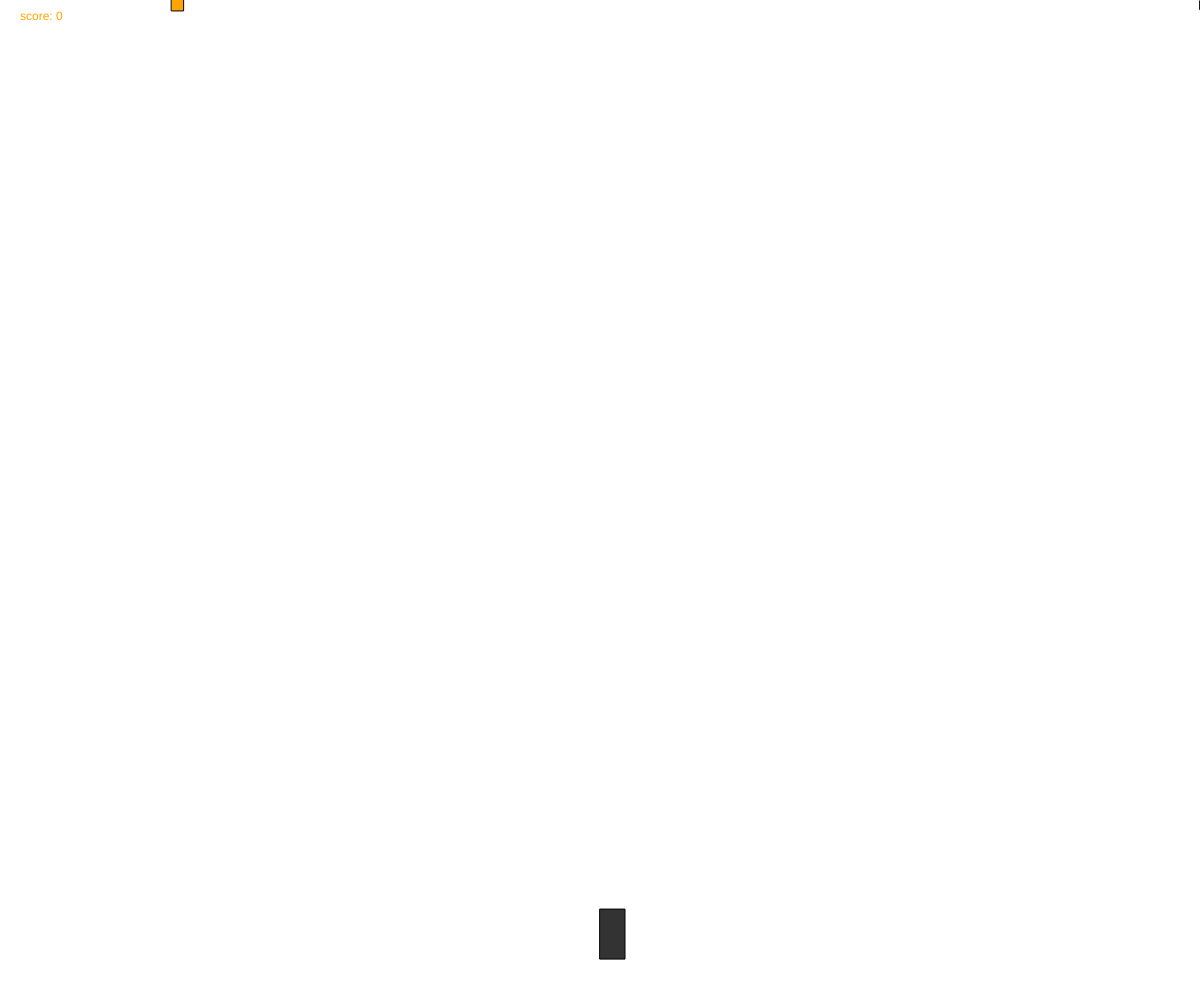
Frame 1 (no input)
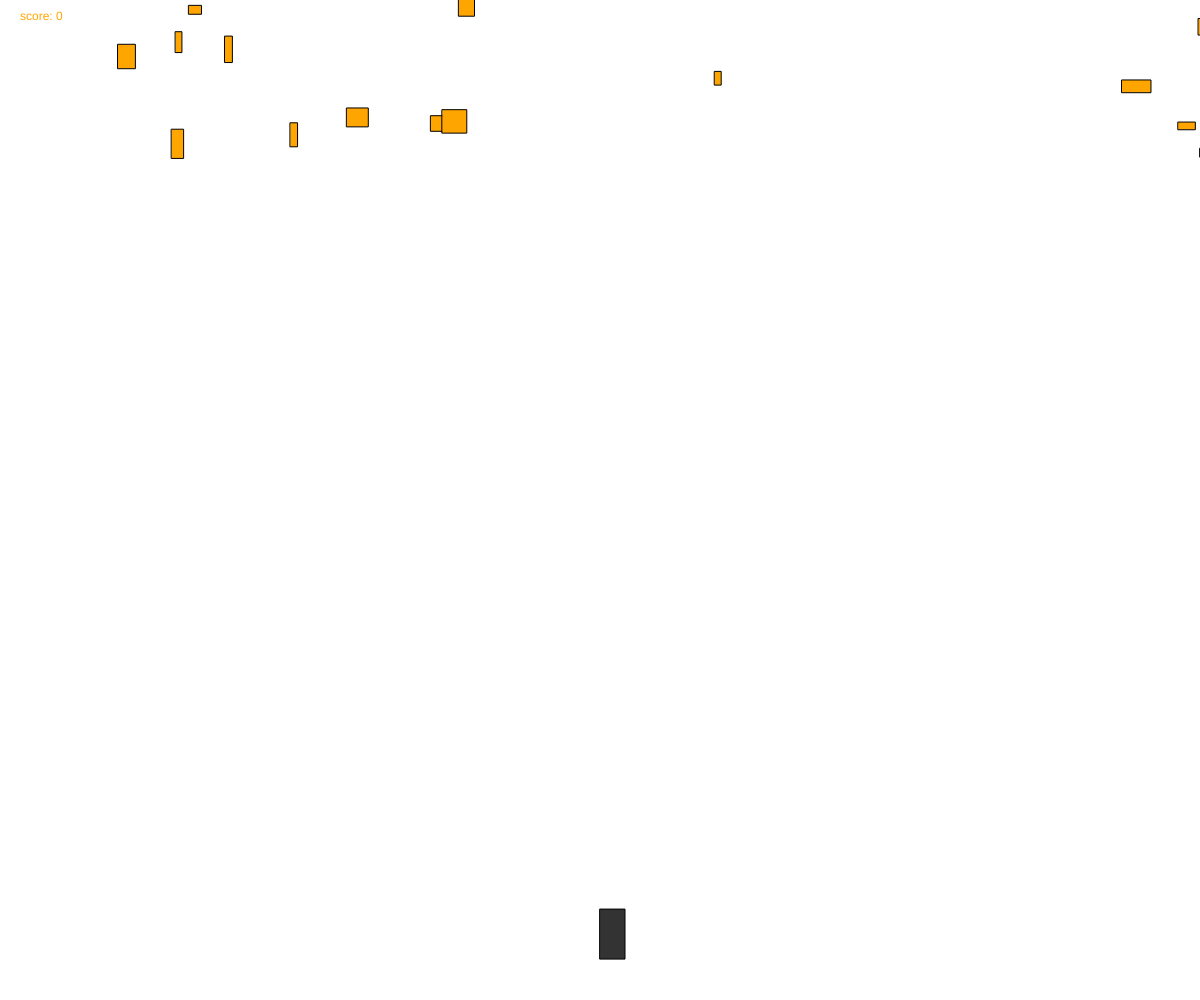
Frame 60 (no input)
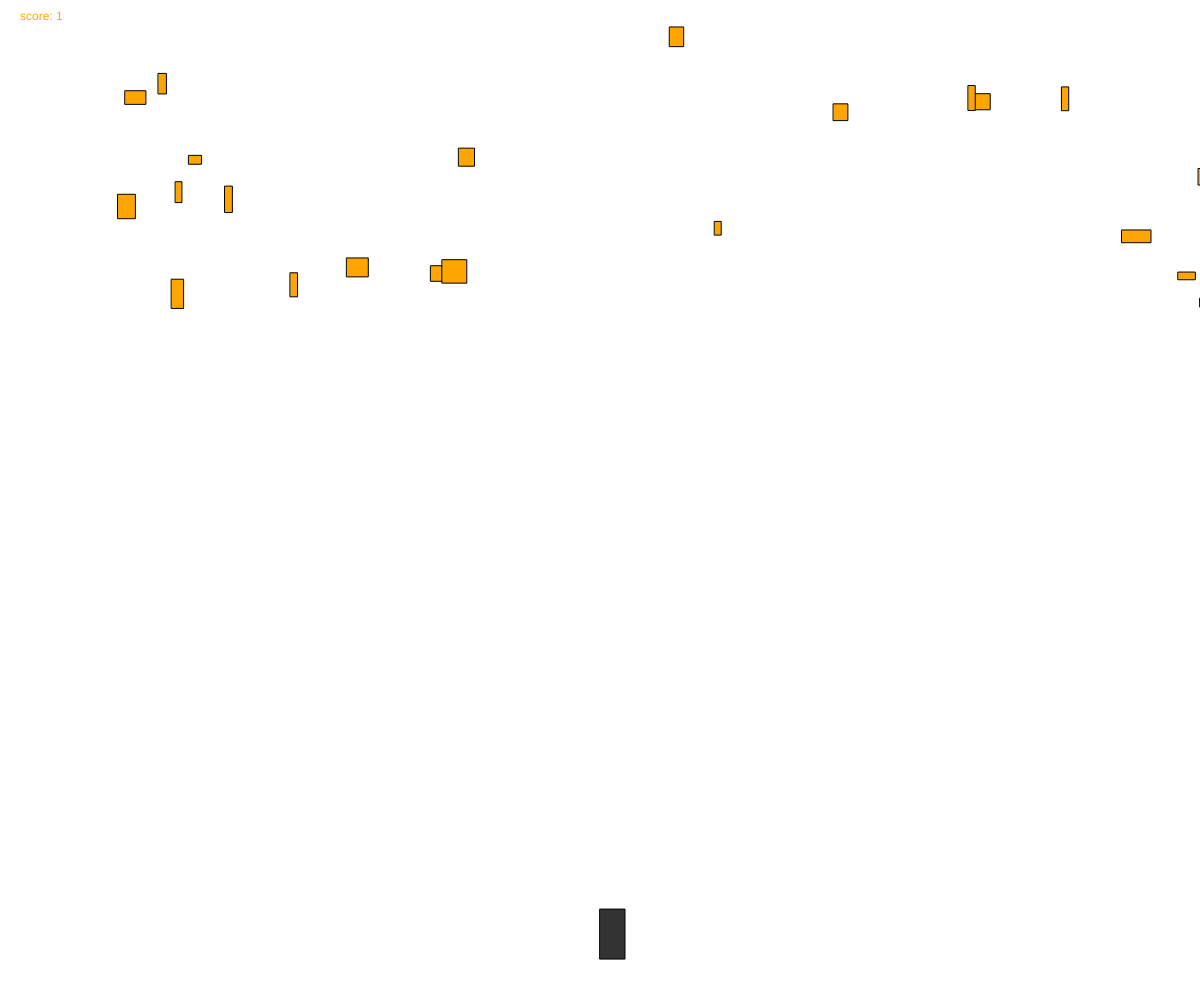
Frame 120 (the mouse pressed at the canvas centre since frame 60)

The p5.js sketch that drew these frames (run headless with seeded random() and noise() and a simulated clock; from frame 60 on, the mouse is pressed at the canvas centre):

// p5.js sketch
// ── sketch.js
const speed = 5;
const ammount = 0.1;

var score = 0;

var rocks = [];
var plane = {};

var gameOver = false;

function setup() {
  plane = { x: windowWidth / 2, y: windowHeight / 1.1, width: 25, height: 50 };
  createCanvas(windowWidth, windowHeight);
  frameRate(60);
  fill("red");
  rect(0, 0, windowWidth, windowHeight);

  for (var i = 0; i < ammount * windowWidth; i++) {
    var rock = {
      x: random(0, windowWidth),
      y: random(0, -windowHeight * 2),
      width: random(5, 30),
      height: random(5, 30)
    };
    rocks.push(rock);
  }
  console.log(rocks);
}

function draw() {
  if (gameOver) {
    fill("red");
    textSize(50);
    text("GAME OVER", windowWidth / 2 - 110, windowHeight / 2 - 25);
    textSize(25);
    text("score: " + int(score), windowWidth / 2 - 15, windowHeight / 2 + 25);
  } else {
    clear();

    // draw player
    fill(51);
    rect(plane.x, plane.y, plane.width, plane.height);

    if (keyIsDown(LEFT_ARROW)) {
      plane.x -= speed;
    } else if (keyIsDown(RIGHT_ARROW)) {
      plane.x += speed;
    }

    for (var i = 0; i < rocks.length; i++) {
      rocks[i].y += speed / 2;

      if (rocks[i].y > windowHeight) {
        rocks[i].y = -20;
      }

      if (
        ((rocks[i].x <= plane.x && plane.x <= rocks[i].x + rocks[i].width) ||
          (plane.x <= rocks[i].x && rocks[i].x <= plane.x + plane.width)) &&
        ((rocks[i].y <= plane.y && plane.y <= rocks[i].y + rocks[i].height) ||
          (plane.y <= rocks[i].y && rocks[i].y <= plane.y + plane.height))
      ) {
        gameOver = true;
        fill("red");
      } else {
        fill("orange");
      }
      rect(rocks[i].x, rocks[i].y, rocks[i].width, rocks[i].height);
    }

    score += 0.01;

    text("score: " + int(score), 20, 20);
  }
}
